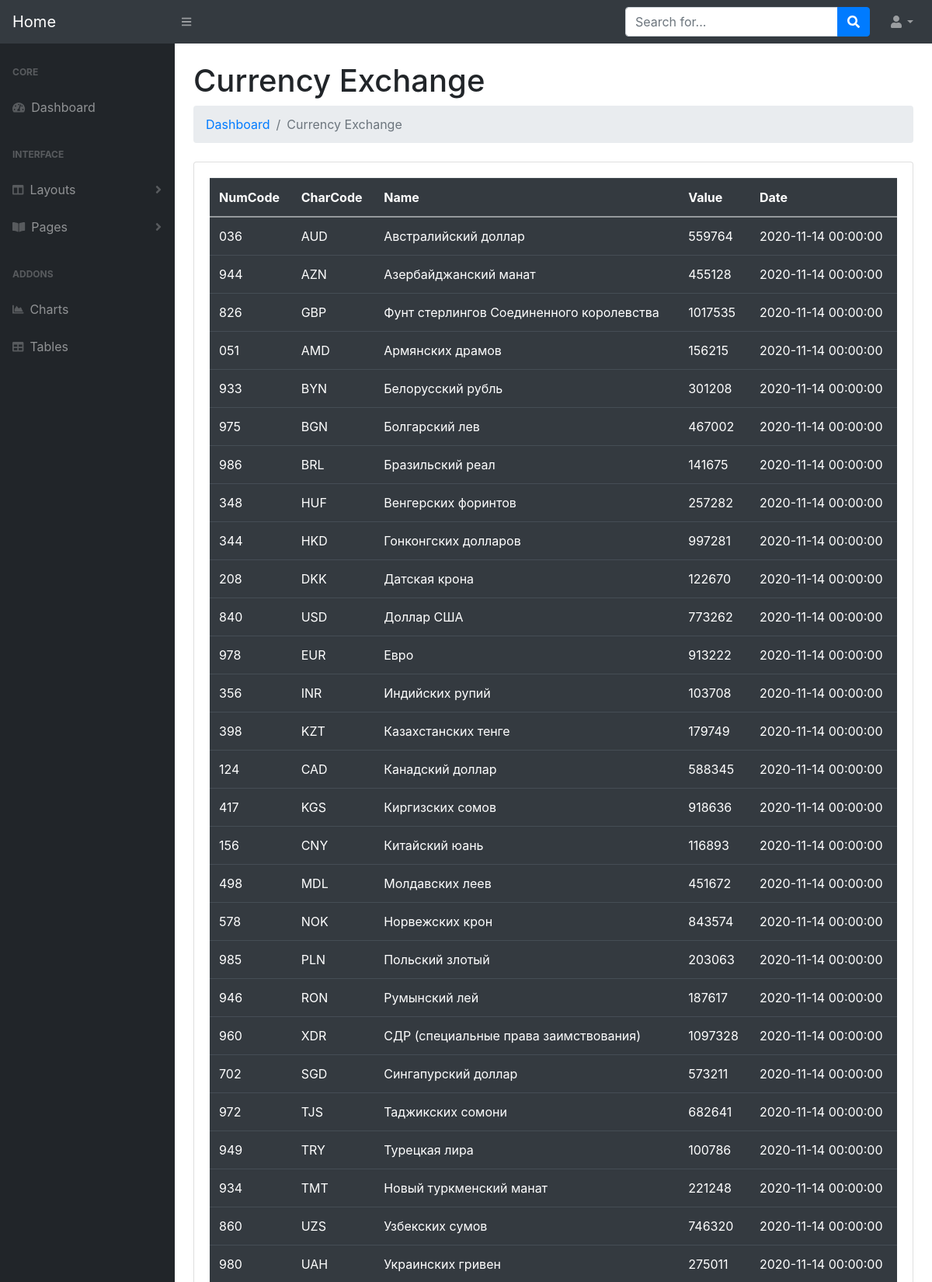
The page / (upper part) on the database its author committed.
### tables this page shows
CREATE TABLE `currency` (
  `id` int(11) NOT NULL,
  `numCode` char(11) NOT NULL,
  `charCode` char(10) NOT NULL,
  `name` varchar(50) NOT NULL,
  `value` int(11) NOT NULL,
  `date` datetime NOT NULL,
  `created` datetime DEFAULT NULL
);

### index.php (called while the page is built)
<?php
include 'layout.php';
?>

### layout.php (the view, shortened to what this page needs)
<!DOCTYPE html>
<html lang="en">
<head>
    <link href="start-bootstrap/css/styles.css" rel="stylesheet" />
</head>
<body>
<nav class="sb-topnav navbar navbar-expand navbar-dark bg-dark">
    <a class="navbar-brand" href="index.php">Home</a>
    <button class="btn btn-link btn-sm order-1 order-lg-0" id="sidebarToggle" href="#"><i class="fas fa-bars"></i></button>
    <form class="d-none d-md-inline-block form-inline ml-auto mr-0 mr-md-3 my-2 my-md-0">
        <div class="input-group">
            <input class="form-control" type="text" placeholder="Search for..." aria-label="Search" aria-describedby="basic-addon2" />
            <div class="input-group-append">
                <button class="btn btn-primary" type="button"><i class="fas fa-search"></i></button>
            </div>
        </div>
    </form>
    <ul class="navbar-nav ml-auto ml-md-0">
        <li class="nav-item dropdown">
            <a class="nav-link dropdown-toggle" id="userDropdown" href="#" role="button" data-toggle="dropdown" aria-haspopup="true" aria-expanded="false"><i class="fas fa-user fa-fw"></i></a>
        </li>
    </ul>
</nav>
<div id="layoutSidenav">
    <div id="layoutSidenav_nav">
        <nav class="sb-sidenav accordion sb-sidenav-dark" id="sidenavAccordion">
            <div class="sb-sidenav-menu">
                <div class="nav">
                    <div class="sb-sidenav-menu-heading">Core</div>
                    <a class="nav-link" href="index.php">
                        <div class="sb-nav-link-icon"><i class="fas fa-tachometer-alt"></i></div>
                        Dashboard
                    </a>
                    <div class="sb-sidenav-menu-heading">Interface</div>
                    <a class="nav-link collapsed" href="#" data-toggle="collapse" data-target="#collapseLayouts" aria-expanded="false" aria-controls="collapseLayouts">
                        <div class="sb-nav-link-icon"><i class="fas fa-columns"></i></div>
                        Layouts
                        <div class="sb-sidenav-collapse-arrow"><i class="fas fa-angle-down"></i></div>
                    </a>
                    <a class="nav-link collapsed" href="#" data-toggle="collapse" data-target="#collapsePages" aria-expanded="false" aria-controls="collapsePages">
                        <div class="sb-nav-link-icon"><i class="fas fa-book-open"></i></div>
                        Pages
                        <div class="sb-sidenav-collapse-arrow"><i class="fas fa-angle-down"></i></div>
                    </a>
                    <div class="sb-sidenav-menu-heading">Addons</div>
                    <a class="nav-link" href="view.php">
                        <div class="sb-nav-link-icon"><i class="fas fa-chart-area"></i></div>
                        Charts
                    </a>
                    <a class="nav-link" href="view.php">
                        <div class="sb-nav-link-icon"><i class="fas fa-table"></i></div>
                        Tables
                    </a>
                </div>
            </div>
        </nav>
    </div>
    <div id="layoutSidenav_content">
        <main>
            <div class="container-fluid">
                <h1 class="mt-4">Currency Exchange</h1>
                <ol class="breadcrumb mb-4">
                    <li class="breadcrumb-item"><a href="index.php">Dashboard</a></li>
                    <li class="breadcrumb-item active">Currency Exchange</li>
                </ol>
                <div class="card mb-4">
                    <div class="card-body">
                        <div id="viewContent">
                            <?php
                            require 'db.php';
                            $sql = "SELECT * FROM Currency WHERE 1";
                            $sth = $conn->prepare($sql);
                            $sth->execute();
                            $result = $sth->fetchAll(\PDO::FETCH_ASSOC);
                            if(count($result)){ ?>
                                <table class="table table-dark">
                                <tr><th>NumCode</th><th>CharCode</th><th>Name</th><th>Value</th><th>Date</th></tr>
                                <tbody>
                                <?php foreach($result as $row){ ?>
                                    <tr>
                                        <td><?php echo $row['numCode'] ?></td>
                                        <td><?php echo $row['charCode'] ?></td>
                                        <td><?php echo $row['name'] ?></td>
                                        <td><?php echo $row['value'] ?></td>
                                        <td><?php echo $row['date'] ?></td>
                                    </tr>
                                <?php } ?>
                                </tbody></table>
                            <?php } else{ ?>
                                <a href="load.php" class="btn btn-secondary">Load Data</a>
                            <?php }
                            ?>
                        </div>
                    </div>
                </div>
            </div>
        </main>
    </div>
</div>
</body>
</html>

### rows shown on the page
currency: numCode "036", charCode "AUD", name "Австралийский доллар", value "559764", date "2020-11-14 00:00:00"
currency: numCode "944", charCode "AZN", name "Азербайджанский манат", value "455128", date "2020-11-14 00:00:00"
currency: numCode "826", charCode "GBP", name "Фунт стерлингов Соединенного королевства", value "1017535", date "2020-11-14 00:00:00"
currency: numCode "051", charCode "AMD", name "Армянских драмов", value "156215", date "2020-11-14 00:00:00"
currency: numCode "933", charCode "BYN", name "Белорусский рубль", value "301208", date "2020-11-14 00:00:00"
currency: numCode "975", charCode "BGN", name "Болгарский лев", value "467002", date "2020-11-14 00:00:00"
currency: numCode "986", charCode "BRL", name "Бразильский реал", value "141675", date "2020-11-14 00:00:00"
currency: numCode "348", charCode "HUF", name "Венгерских форинтов", value "257282", date "2020-11-14 00:00:00"
currency: numCode "344", charCode "HKD", name "Гонконгских долларов", value "997281", date "2020-11-14 00:00:00"
currency: numCode "208", charCode "DKK", name "Датская крона", value "122670", date "2020-11-14 00:00:00"
currency: numCode "840", charCode "USD", name "Доллар США", value "773262", date "2020-11-14 00:00:00"
currency: numCode "978", charCode "EUR", name "Евро", value "913222", date "2020-11-14 00:00:00"
currency: numCode "356", charCode "INR", name "Индийских рупий", value "103708", date "2020-11-14 00:00:00"
currency: numCode "398", charCode "KZT", name "Казахстанских тенге", value "179749", date "2020-11-14 00:00:00"
currency: numCode "124", charCode "CAD", name "Канадский доллар", value "588345", date "2020-11-14 00:00:00"
currency: numCode "417", charCode "KGS", name "Киргизских сомов", value "918636", date "2020-11-14 00:00:00"
currency: numCode "156", charCode "CNY", name "Китайский юань", value "116893", date "2020-11-14 00:00:00"
currency: numCode "498", charCode "MDL", name "Молдавских леев", value "451672", date "2020-11-14 00:00:00"
currency: numCode "578", charCode "NOK", name "Норвежских крон", value "843574", date "2020-11-14 00:00:00"
currency: numCode "985", charCode "PLN", name "Польский злотый", value "203063", date "2020-11-14 00:00:00"
currency: numCode "946", charCode "RON", name "Румынский лей", value "187617", date "2020-11-14 00:00:00"
currency: numCode "960", charCode "XDR", name "СДР (специальные права заимствования)", value "1097328", date "2020-11-14 00:00:00"
currency: numCode "702", charCode "SGD", name "Сингапурский доллар", value "573211", date "2020-11-14 00:00:00"
currency: numCode "972", charCode "TJS", name "Таджикских сомони", value "682641", date "2020-11-14 00:00:00"
currency: numCode "949", charCode "TRY", name "Турецкая лира", value "100786", date "2020-11-14 00:00:00"
currency: numCode "934", charCode "TMT", name "Новый туркменский манат", value "221248", date "2020-11-14 00:00:00"
currency: numCode "860", charCode "UZS", name "Узбекских сумов", value "746320", date "2020-11-14 00:00:00"
currency: numCode "980", charCode "UAH", name "Украинских гривен", value "275011", date "2020-11-14 00:00:00"
